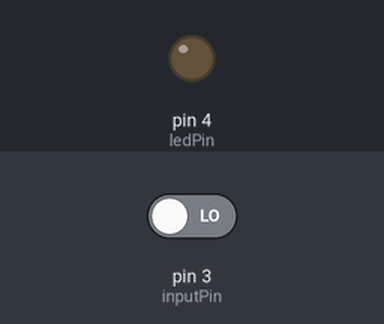
Recording of a sketch running on a simulated Arduino Uno, built with avr-gcc and run on an emulated ATmega328P. Shown: output pins drawn as LEDs (lit = HIGH). Dashed ring = blinking. Inputs (shaded band) come from the test bench; at power-on: pin 3 (inputPin) LOW.

Above: at 1.2 s.
1.3 s: pin 3 (inputPin) driven HIGH
At 1.7 s:
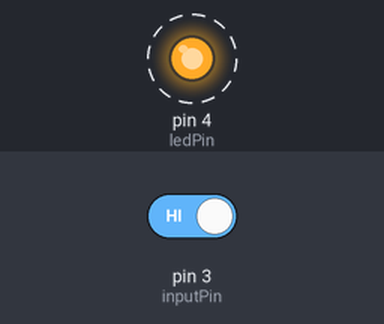
Timing chart, 0 to 10.3 s (numbered marks = the images above; inputs shaded):
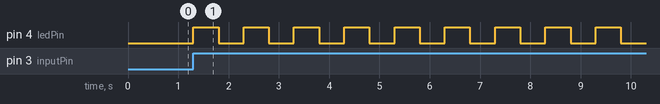

Measured:
- after the input at 1.3 s, pin 4 (ledPin): alternates HIGH for 0.50 s and LOW for 0.50 s, starting at once

The sketch:

input_blink_with_delay.ino
```cpp
// (licence header left out)
/**
 * This is program 1 in the series of experiments trying to evaluate
 * the accuracy of the arduino clock.  This program blinks an LED
 * using the delay() function.
 */
const boolean debug = false;  // Flag controlling printing out debug information to serial console.
const int inputPin = 3;  // The pin that the switch is connected to.
const int ledPin = 4;  // The pin that the LED is connected to.

int ledState = LOW;  // Keep the led state in a variable.
boolean run = false;  // Makes the program wait for input from the user.
long interval = 500;  // The time to wait between changing states.

/**
 * This function is called when the sketch starts.
 */
void setup() {
  pinMode(ledPin, OUTPUT);
  pinMode(inputPin, INPUT);
  if (debug) {
    // open the serial port at 9600 bps:
    Serial.begin(9600);
  }
}

/**
 * This function is called repeatedly after the setup() method is called.
 */
void loop() {
  // When not running wait for input pin to go high.
  if (!run) {
    int inputValue = digitalRead(inputPin);
    if (inputValue == HIGH) {
      if (debug) {
        Serial.println("inputValue was HIGH");
      }
      run = true;
    }
  }
  // When running simply blink.
  if (run) {
    // Swap the ledState.
    if ( ledState == LOW ) {
      ledState = HIGH;
    } else {
      ledState = LOW;
    }
    // Write the new state to the ledpin.
    digitalWrite(ledPin, ledState);
    // Pause the program for a specific amount of milliseconds.
    delay(interval);
  }
}
```
